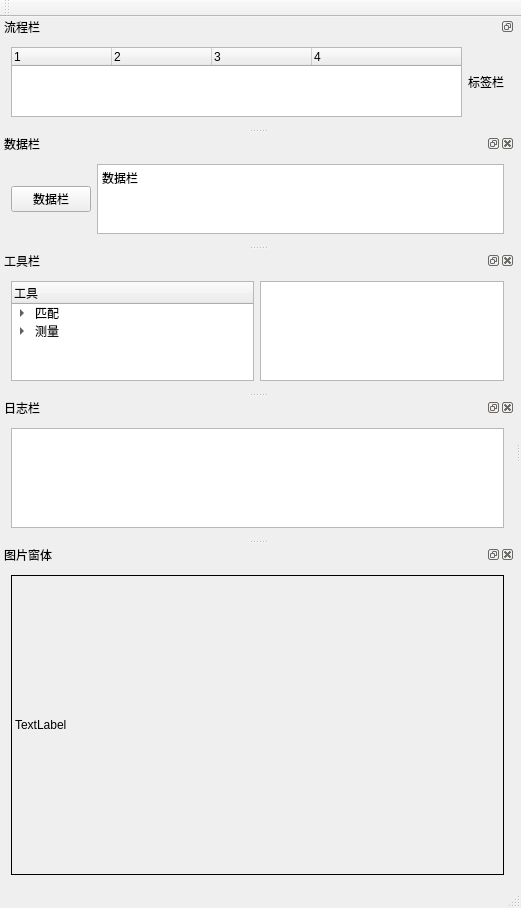
<?xml version="1.0" encoding="UTF-8"?>
<ui version="4.0">
 <class>QtProjectClass</class>
 <widget class="QMainWindow" name="QtProjectClass">
  <property name="geometry">
   <rect>
    <x>0</x>
    <y>0</y>
    <width>521</width>
    <height>740</height>
   </rect>
  </property>
  <property name="windowTitle">
   <string>QtProject</string>
  </property>
  <widget class="QWidget" name="centralWidget"/>
  <widget class="QMenuBar" name="menuBar">
   <property name="geometry">
    <rect>
     <x>0</x>
     <y>0</y>
     <width>521</width>
     <height>23</height>
    </rect>
   </property>
  </widget>
  <widget class="QToolBar" name="mainToolBar">
   <attribute name="toolBarArea">
    <enum>TopToolBarArea</enum>
   </attribute>
   <attribute name="toolBarBreak">
    <bool>false</bool>
   </attribute>
  </widget>
  <widget class="QStatusBar" name="statusBar"/>
  <widget class="QDockWidget" name="dockWidget_A">
   <property name="sizePolicy">
    <sizepolicy hsizetype="Expanding" vsizetype="Expanding">
     <horstretch>0</horstretch>
     <verstretch>0</verstretch>
    </sizepolicy>
   </property>
   <property name="features">
    <set>QDockWidget::DockWidgetFloatable|QDockWidget::DockWidgetMovable</set>
   </property>
   <property name="windowTitle">
    <string>流程栏</string>
   </property>
   <attribute name="dockWidgetArea">
    <number>1</number>
   </attribute>
   <widget class="QWidget" name="dockWidgetContents_10">
    <layout class="QHBoxLayout" name="horizontalLayout_2">
     <item>
      <widget class="QTreeWidget" name="treeWidget">
       <column>
        <property name="text">
         <string>1</string>
        </property>
       </column>
       <column>
        <property name="text">
         <string>2</string>
        </property>
       </column>
       <column>
        <property name="text">
         <string>3</string>
        </property>
       </column>
       <column>
        <property name="text">
         <string>4</string>
        </property>
       </column>
      </widget>
     </item>
     <item>
      <widget class="QLabel" name="label">
       <property name="text">
        <string>标签栏</string>
       </property>
      </widget>
     </item>
    </layout>
   </widget>
  </widget>
  <widget class="QDockWidget" name="dockWidget_B">
   <property name="sizePolicy">
    <sizepolicy hsizetype="Expanding" vsizetype="Expanding">
     <horstretch>0</horstretch>
     <verstretch>0</verstretch>
    </sizepolicy>
   </property>
   <property name="windowTitle">
    <string>数据栏</string>
   </property>
   <attribute name="dockWidgetArea">
    <number>1</number>
   </attribute>
   <widget class="QWidget" name="dockWidgetContents_11">
    <layout class="QHBoxLayout" name="horizontalLayout_3">
     <item>
      <widget class="QPushButton" name="Btn_SendMessage">
       <property name="sizePolicy">
        <sizepolicy hsizetype="Fixed" vsizetype="Fixed">
         <horstretch>0</horstretch>
         <verstretch>0</verstretch>
        </sizepolicy>
       </property>
       <property name="text">
        <string>数据栏</string>
       </property>
      </widget>
     </item>
     <item>
      <widget class="QPlainTextEdit" name="plainTextEdit">
       <property name="plainText">
        <string>数据栏
</string>
       </property>
      </widget>
     </item>
    </layout>
   </widget>
  </widget>
  <widget class="QDockWidget" name="dockWidget_C">
   <property name="windowTitle">
    <string>工具栏</string>
   </property>
   <attribute name="dockWidgetArea">
    <number>1</number>
   </attribute>
   <widget class="QWidget" name="dockWidgetContents_14">
    <layout class="QHBoxLayout" name="horizontalLayout_4">
     <item>
      <widget class="QTreeWidget" name="treeWidget_2">
       <column>
        <property name="text">
         <string>工具</string>
        </property>
       </column>
       <item>
        <property name="text">
         <string>匹配</string>
        </property>
        <item>
         <property name="text">
          <string>基于形状</string>
         </property>
        </item>
        <item>
         <property name="text">
          <string>基于NCC</string>
         </property>
        </item>
       </item>
       <item>
        <property name="text">
         <string>测量</string>
        </property>
        <item>
         <property name="text">
          <string>测量直线</string>
         </property>
        </item>
        <item>
         <property name="text">
          <string>测量圆</string>
         </property>
        </item>
       </item>
      </widget>
     </item>
     <item>
      <widget class="QPlainTextEdit" name="plainTextEdit_2">
       <property name="minimumSize">
        <size>
         <width>200</width>
         <height>100</height>
        </size>
       </property>
      </widget>
     </item>
    </layout>
   </widget>
  </widget>
  <widget class="QDockWidget" name="dockWidget_D">
   <property name="windowTitle">
    <string>日志栏</string>
   </property>
   <attribute name="dockWidgetArea">
    <number>1</number>
   </attribute>
   <widget class="QWidget" name="dockWidgetContents_15">
    <layout class="QGridLayout" name="gridLayout_2">
     <item row="0" column="0">
      <widget class="QPlainTextEdit" name="plainTextEdit_3">
       <property name="minimumSize">
        <size>
         <width>200</width>
         <height>100</height>
        </size>
       </property>
      </widget>
     </item>
    </layout>
   </widget>
  </widget>
  <widget class="QDockWidget" name="dockWidget_E">
   <property name="floating">
    <bool>false</bool>
   </property>
   <property name="windowTitle">
    <string>图片窗体</string>
   </property>
   <attribute name="dockWidgetArea">
    <number>1</number>
   </attribute>
   <widget class="QWidget" name="dockWidgetContents_12">
    <layout class="QGridLayout" name="gridLayout">
     <item row="0" column="0">
      <widget class="QLabel" name="label_2">
       <property name="sizePolicy">
        <sizepolicy hsizetype="Expanding" vsizetype="Expanding">
         <horstretch>0</horstretch>
         <verstretch>0</verstretch>
        </sizepolicy>
       </property>
       <property name="minimumSize">
        <size>
         <width>400</width>
         <height>300</height>
        </size>
       </property>
       <property name="frameShape">
        <enum>QFrame::Box</enum>
       </property>
       <property name="text">
        <string>TextLabel</string>
       </property>
      </widget>
     </item>
    </layout>
   </widget>
  </widget>
 </widget>
 <layoutdefault spacing="6" margin="11"/>
 <resources>
  <include location="QtProject.qrc"/>
 </resources>
 <connections>
  <connection>
   <sender>dockWidget_A</sender>
   <signal>dockLocationChanged(Qt::DockWidgetArea)</signal>
   <receiver>QtProjectClass</receiver>
   <slot>dockA()</slot>
   <hints>
    <hint type="sourcelabel">
     <x>370</x>
     <y>47</y>
    </hint>
    <hint type="destinationlabel">
     <x>480</x>
     <y>93</y>
    </hint>
   </hints>
  </connection>
  <connection>
   <sender>dockWidget_B</sender>
   <signal>dockLocationChanged(Qt::DockWidgetArea)</signal>
   <receiver>QtProjectClass</receiver>
   <slot>dockB()</slot>
   <hints>
    <hint type="sourcelabel">
     <x>285</x>
     <y>178</y>
    </hint>
    <hint type="destinationlabel">
     <x>512</x>
     <y>208</y>
    </hint>
   </hints>
  </connection>
 </connections>
 <slots>
  <slot>dockA()</slot>
  <slot>dockB()</slot>
 </slots>
</ui>
